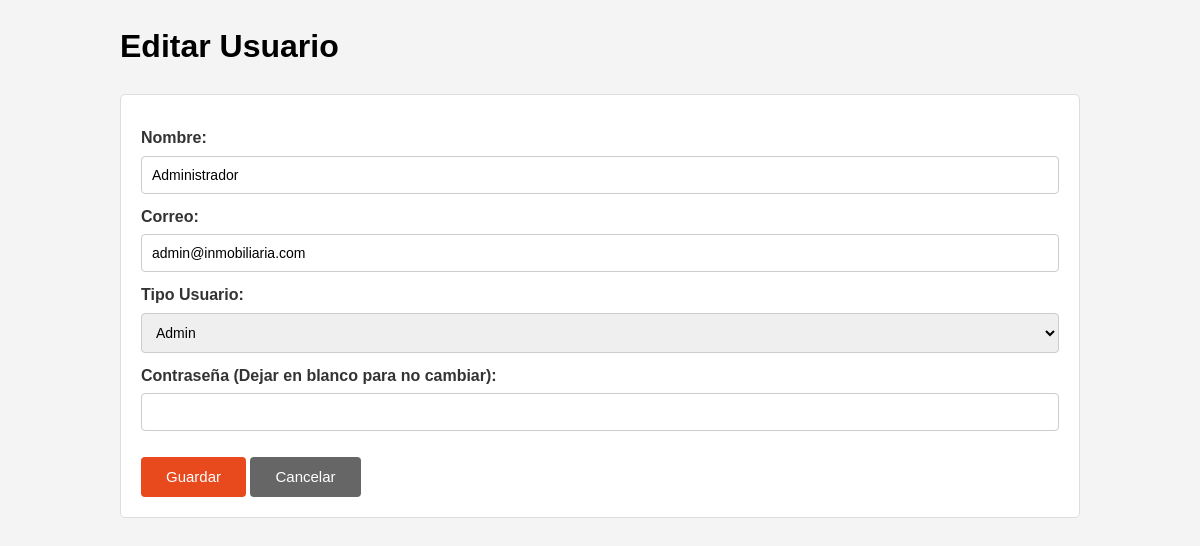
Page /admin/user_form.php?id=1 (signed in) on the committed database.
### tables this page shows
CREATE TABLE usuario (
    usuario_id int(5) NOT NULL AUTO_INCREMENT,
    nombres varchar(35) NOT NULL,
    correo varchar(100) NOT NULL UNIQUE,
    clave varchar(255) NOT NULL,
    tipo_usuario varchar(20) NOT NULL,  
    PRIMARY KEY (usuario_id)
);

### admin/user_form.php (the view, shortened to what this page needs)
<?php
require_once '../config/db.php';
$user = [
    'usuario_id' => '',
    'nombres' => '',
    'correo' => '',
    'tipo_usuario' => 'comprador'
];
$is_editing = false;
if (isset($_GET['id'])) {
    $is_editing = true;
    $stmt = $pdo->prepare("SELECT * FROM usuario WHERE usuario_id = :id");
    $stmt->execute(['id' => $_GET['id']]);
    $user = $stmt->fetch(PDO::FETCH_ASSOC);
}
?>
<!DOCTYPE html>
<html lang="es">
<head>
    <link rel="stylesheet" href="../css/style.css">
</head>
<body>
    <div class="container">
        <h1><?php echo $is_editing ? 'Editar' : 'Crear'; ?> Usuario</h1>
        <form method="POST" class="card">
            <label>Nombre:</label>
            <input type="text" name="nombres" value="<?php echo htmlspecialchars($user['nombres']); ?>" required>
            <label>Correo:</label>
            <input type="email" name="correo" value="<?php echo htmlspecialchars($user['correo']); ?>" required>
            <label>Tipo Usuario:</label>
            <select name="tipo_usuario">
                <option value="admin" <?php echo $user['tipo_usuario'] == 'admin' ? 'selected' : ''; ?>>Admin</option>
            </select>
            <label>Contraseña <?php echo $is_editing ? '(Dejar en blanco para no cambiar)' : ''; ?>:</label>
            <input type="password" name="clave" <?php echo $is_editing ? '' : 'required'; ?>>
            <br><br>
            <button type="submit" class="button">Guardar</button>
            <a href="users.php" class="button" style="background:#666;">Cancelar</a>
        </form>
    </div>
</body>
</html>

### css/style.css (style rules this page uses)
body { font-family: Arial, sans-serif; line-height: 1.6; margin: 0; padding: 0; background-color: #f4f4f4; }
.container { width: 80%; margin: auto; overflow: hidden; }
.button { height: 38px; background: #e8491d; border: 0; padding-left: 20px; padding-right: 20px; color: #ffffff; }
.card { background: #fff; padding: 20px; margin-bottom: 20px; border: 1px solid #ddd; border-radius: 5px; }
form label { display: block; margin-top: 10px; font-weight: bold; color: #333; }
form input[type="text"], form input[type="email"], form input[type="password"], form input[type="number"], form select, form textarea, form input[type="file"] { width: 100%; padding: 10px; margin-top: 5px; border: 1px solid #ccc; border-radius: 4px; box-sizing: border-box; font-size: 14px; }
.button { height: 40px; background: #e8491d; border: 0; padding: 0 25px; color: #ffffff; border-radius: 4px; cursor: pointer; font-size: 15px; transition: background 0.3s ease; display: inline-block; line-height: 40px; text-decoration: none; }

### rows in the picture
usuario: nombres "Administrador", correo "admin@inmobiliaria.com", tipo_usuario "Admin"
